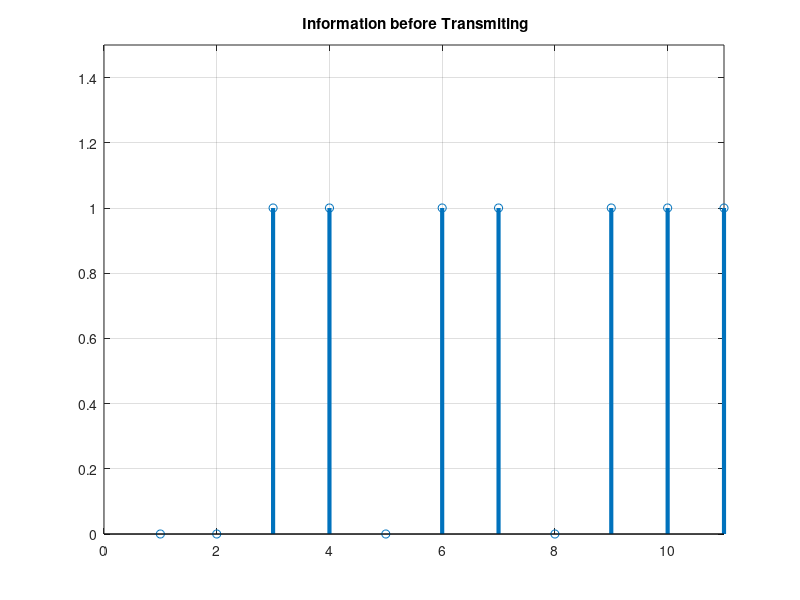
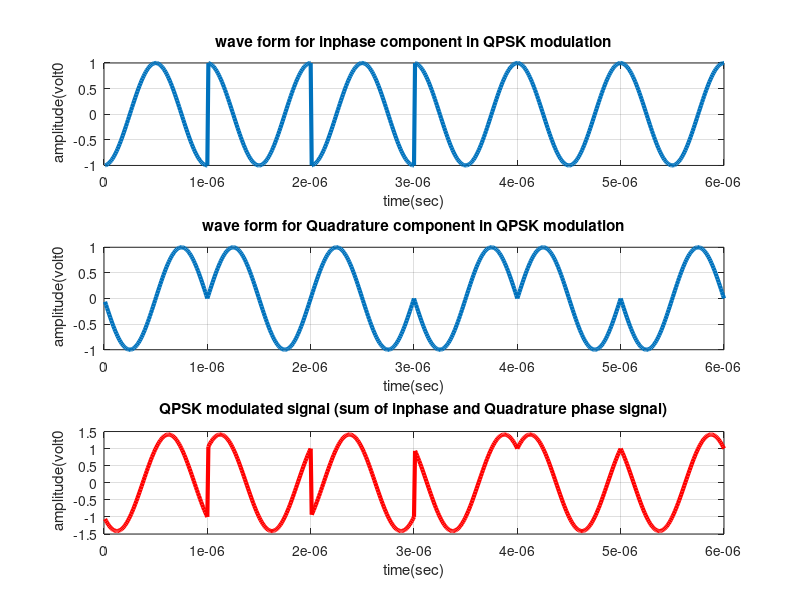
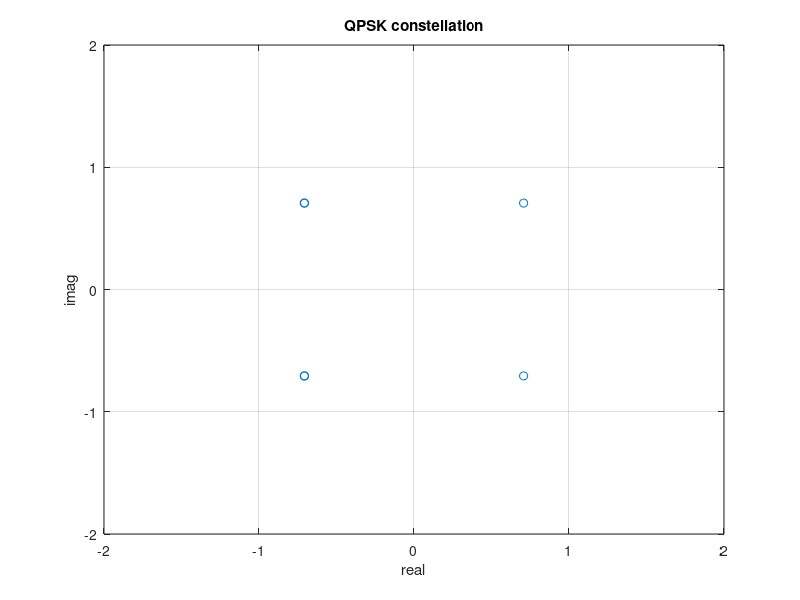

The MATLAB script that drew these images, in order:
clc;
clear all;
close all;
data=[0 0 1 1 0 1 1 0 1 1 1 0]; % information
figure(1)
stem(data, 'linewidth',3), grid on;
title('  Information before Transmiting ');
axis([ 0 11 0 1.5]);
data_NZR=2*data-1; % Data Represented at NZR form for QPSK modulation
s_p_data=reshape(data_NZR,2,length(data)/2);  % S/P convertion of data
br=10.^6; %Let us transmission bit rate  1000000
f=br; % minimum carrier frequency
T=1/br; % bit duration
t=T/99:T/99:T; % Time vector for one bit information
y=[];
y_in=[];
y_qd=[];
d=zeros(1,length(data)/2);
for i=1:length(data)/2
    p=data(2*i);
    imp=data(2*i - 1);
    y1=s_p_data(1,i)*cos(2*pi*f*t); % inphase component
    y2=s_p_data(2,i)*sin(2*pi*f*t) ;% Quadrature component
    y_in=[y_in y1]; % inphase signal vector
    y_qd=[y_qd y2]; %quadrature signal vector
    y=[y y1+y2]; % modulated signal vector
    if (imp == 0) && (p == 0)
       d(i)=exp(j*pi/4);%45 degrees
    end
    if (imp == 1)&&(p == 0)
        d(i)=exp(j*3*pi/4);%135 degrees
    end
    if (imp == 1)&&(p == 1)
        d(i)=exp(j*5*pi/4);%225 degrees
    end
    if (imp == 0)&&(p == 1)
        d(i)=exp(j*7*pi/4);%315 degrees
    end
end
Tx_sig=y; % transmitting signal after modulation
qpsk=d;
tt=T/99:T/99:(T*length(data))/2;
figure(2)
subplot(3,1,1);
plot(tt,y_in,'linewidth',3), grid on;
title(' wave form for inphase component in QPSK modulation ');
xlabel('time(sec)');
ylabel(' amplitude(volt0');
subplot(3,1,2);
plot(tt,y_qd,'linewidth',3), grid on;
title(' wave form for Quadrature component in QPSK modulation ');
xlabel('time(sec)');
ylabel(' amplitude(volt0');
subplot(3,1,3);
plot(tt,Tx_sig,'r','linewidth',3), grid on;
title('QPSK modulated signal (sum of inphase and Quadrature phase signal)');
xlabel('time(sec)');
ylabel(' amplitude(volt0');
figure(3);
plot(d,'o');%plot constellation without noise
axis([-2 2 -2 2]);
grid on;
xlabel('real'); ylabel('imag');
title('QPSK constellation');